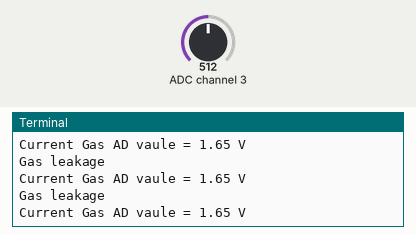
The program below on a simulated Raspberry Pi (BCM pin numbers). Parts: the last lines printed to the terminal. Inputs (shaded band) come from the test bench; at power-on: ADC channel 3 = 512 (analog values on the 0–1023 scale).

Above: at 11.2 s.
11.3 s: ADC channel 3 set to 481
At 11.9 s:
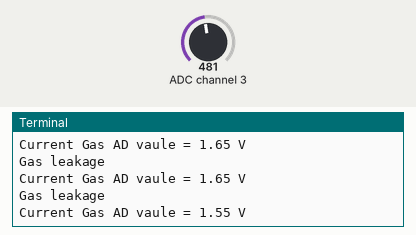
12.8 s: ADC channel 3 set to 450
At 13.3 s:
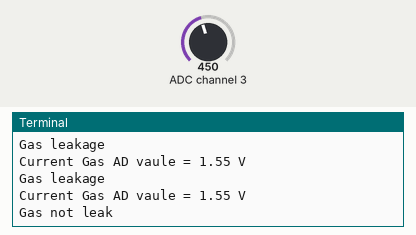

Measured:
- the behaviour switches between 466 and 465 on ADC channel 3 (found by bisection; images 1 and 2)
- after the input at 11.3 s, the terminal: prints a new line after 0.20 s (image 1)
- after the input at 12.8 s, the terminal: prints a new line after 0.21 s (image 2)

The program:

mq2.py
```python
# ******************************************
# © 2019 Amar Lokman Some Rights Reserved
# ******************************************

# ---------------------------------------------------------
# ADD MODULES
# ---------------------------------------------------------
import RPi.GPIO as GPIO
import time

# ---------------------------------------------------------
# GPIO CONFIGURATION
# ---------------------------------------------------------
# change these as desired - they're the pins connected from the
SPICLK = 18
SPIMISO = 23
SPIMOSI = 24
SPICS = 25
mq2_apin = 3

#port init
def init():
    GPIO.setwarnings(False)
    GPIO.cleanup()			#clean up at the end of your script
    GPIO.setmode(GPIO.BCM)		#to specify whilch pin numbering system
    # set up the SPI interface pins
    GPIO.setup(SPIMOSI, GPIO.OUT)
    GPIO.setup(SPIMISO, GPIO.IN)
    GPIO.setup(SPICLK, GPIO.OUT)
    GPIO.setup(SPICS, GPIO.OUT)
    #GPIO.setup(mq2_dpin,GPIO.IN,pull_up_down=GPIO.PUD_DOWN)

#read SPI data from MCP3008 chip,8 possible adc's (0 thru 7)

def readadc(adcnum, clockpin, mosipin, misopin, cspin):
    if ((adcnum > 7) or (adcnum < 0)):
        return -1
    GPIO.output(cspin, True)

    GPIO.output(clockpin, False)  # start clock low
    GPIO.output(cspin, False)     # bring CS low

    commandout = adcnum
    commandout |= 0x18  # start bit + single-ended bit
    commandout <<= 3    # we only need to send 5 bits here
    for i in range(5):
        if (commandout & 0x80):
                GPIO.output(mosipin, True)
        else:
                GPIO.output(mosipin, False)
        commandout <<= 1
        GPIO.output(clockpin, True)
        GPIO.output(clockpin, False)

    adcout = 0
    # read in one empty bit, one null bit and 10 ADC bits
    for i in range(12):
            GPIO.output(clockpin, True)
            GPIO.output(clockpin, False)
            adcout <<= 1
            if (GPIO.input(misopin)):
                    adcout |= 0x1

    GPIO.output(cspin, True)

    adcout >>= 1       # first bit is 'null' so drop it
    return adcout

# main ioop
def main():
    init()
    print"please wait..."
    time.sleep(10)
    while True:
        COlevel=readadc(mq2_apin, SPICLK, SPIMOSI, SPIMISO, SPICS)
        SmokeTrigger = ((COlevel/1024.)*3.3)

        if SmokeTrigger > 1.5:
            print("Gas leakage")
            print"Current Gas AD vaule = " +str("%.2f"%((COlevel/1024.)*3.3))+" V"
            time.sleep(0.5)

        else:
            print("Gas not leak")
            time.sleep(0.5)

# ---------------------------------------------------------
# MAIN FUNCTION
# ---------------------------------------------------------
if __name__ =='__main__':
    try:
        main()
        pass
    except KeyboardInterrupt:
        GPIO.cleanup()
        pass
```
